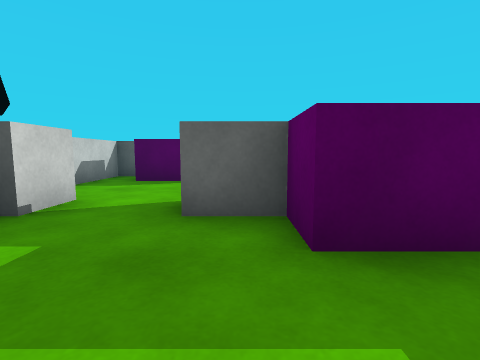
[1] (above)

21 first-person views from a walk through a Unity game level. The camera is 0.68 m above the floor, tilts 6° down and sees 85° across. The floor is counted in squares, 1 m on a side. Each view is taken from the middle of a square. On the plan, view 1 faces up. The plan holds only what a view shows up to about 9 squares ahead; the rest is blank. The player character is not drawn. Surface patterns are stand-ins for the level's own textures.

[2]
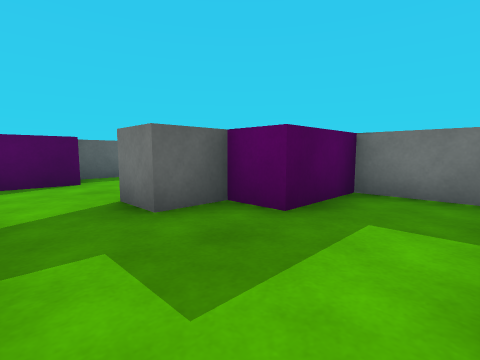

[3]
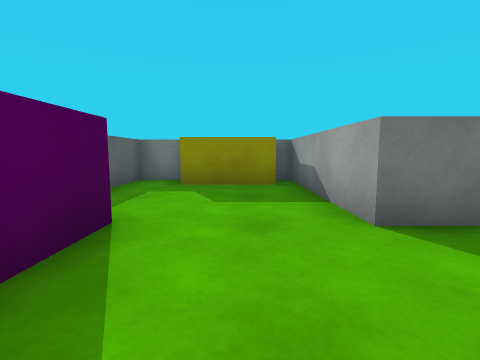

[4]
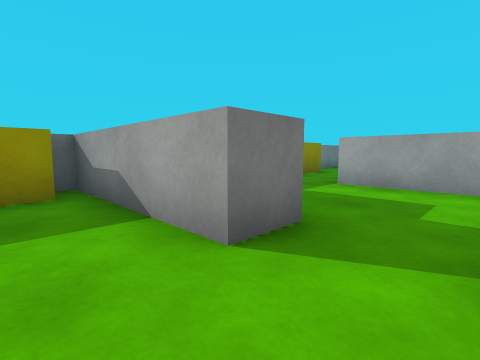

[5]
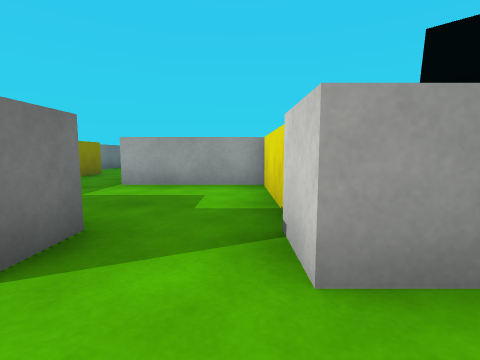

[6]
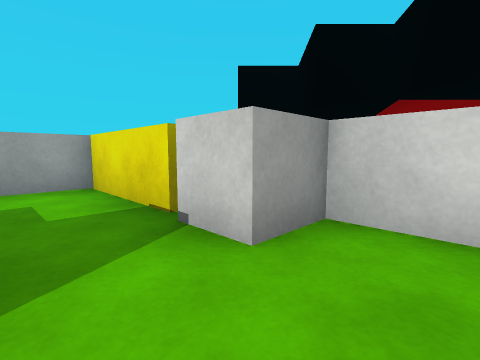

[7]
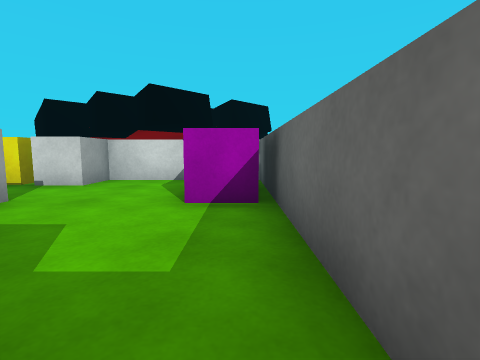

[8]
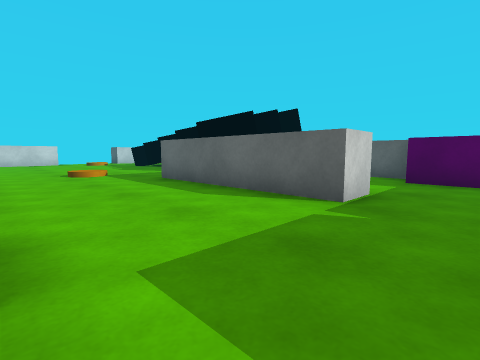

[9]
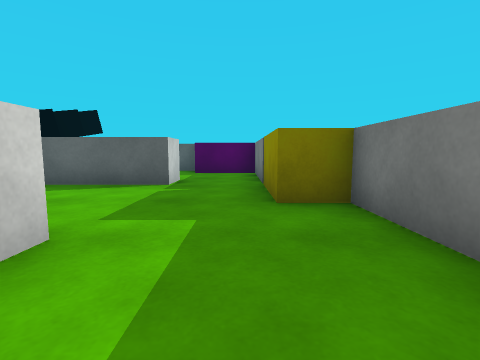

[10]
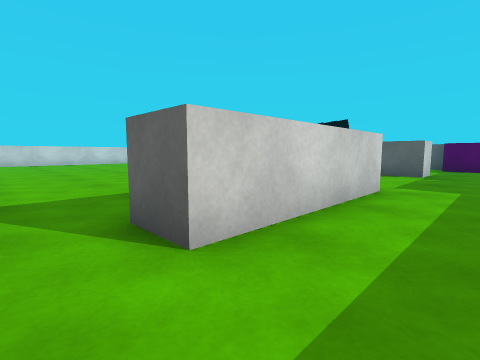

[11]
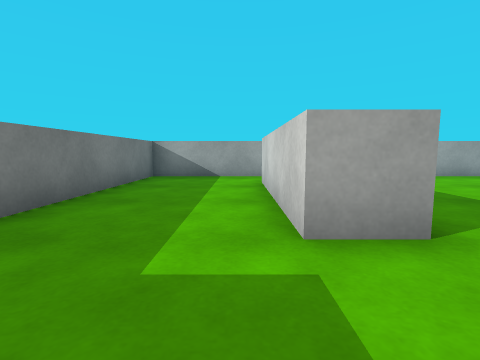

[12]
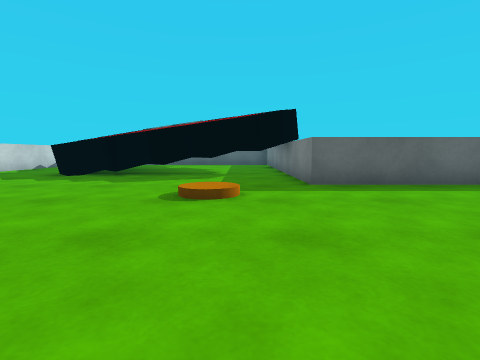

[13]
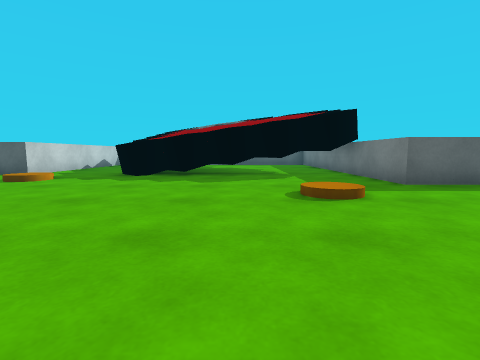

[14]
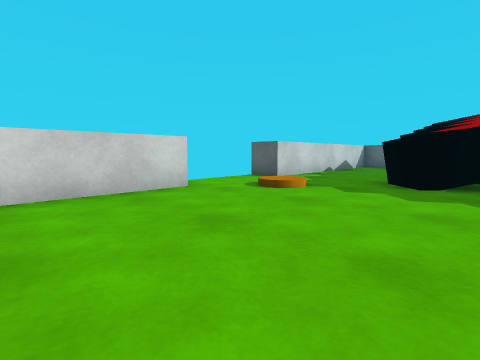

[15]
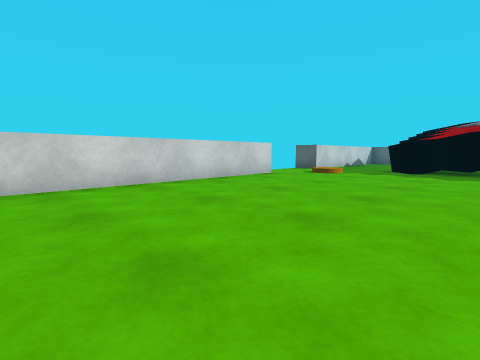

[16]
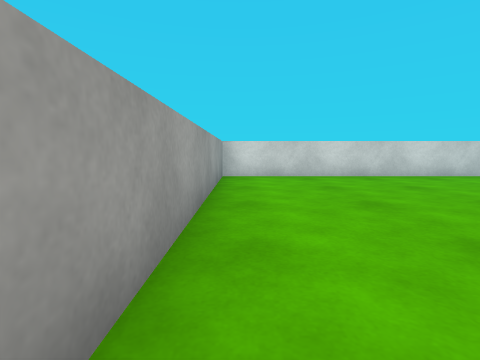

[17]
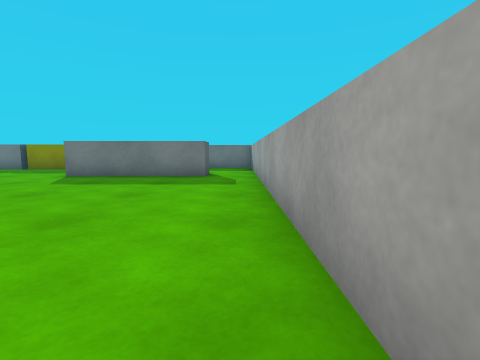

[18]
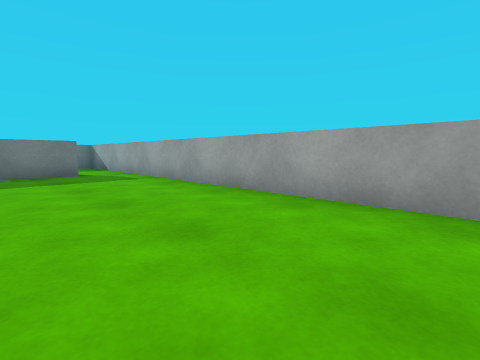

[19]
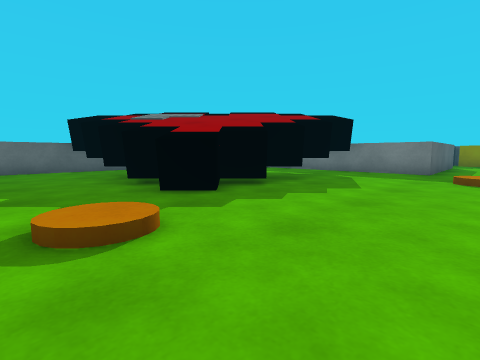

[20]
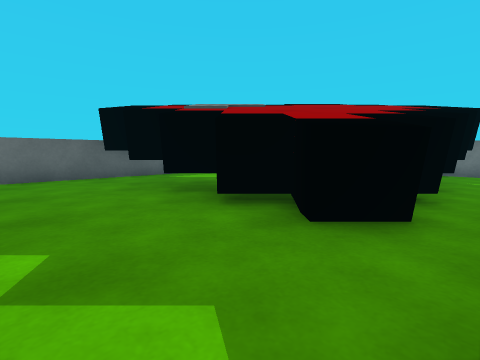

[21]
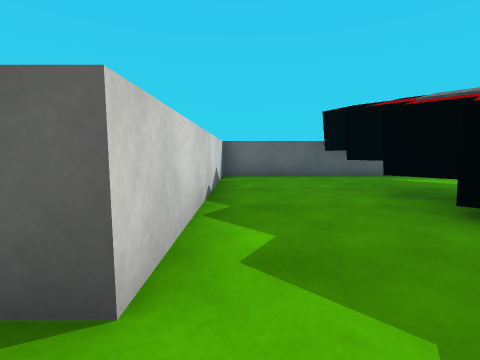

### Floor plan
Points are (right, up) in squares from view 1. A wall is a line through its corners. A room is listed if a view was taken in it or the views show most of it. See-through windows are left out.
Room 1 (views 1, 2, 3, 4, 5, 6, 7)
walls: (0.6, 2.7) (-0.6, 2.7) (-0.6, 3.7) (3.5, 3.7) (3.5, 4.1); (-2.5, 2.5) (-2.5, -0.5) (0.5, -0.5); (3.5, 6.4) (3.5, 7.5) (-3.5, 7.5) (-3.5, 3.8); (2.5, -1.1) (2.5, 1.8)
ways out: opening at (1.5, -1) to room 2
objects: white block (-3, 3); block (-2, 6) to (-1, 7); block (1, 2) to (2, 2); yellow block (3, 4) to (3, 6)
Room 2 (views 8, 9, 10, 11, 12, 13, 14, 15, 16, 17, 18, 19, 20, 21)
walls: (-0.6, -5) (0.5, -5) (0.5, -9) (-0.6, -9) (-0.6, -5); (-14.5, -1.9) (-14.5, -10.5) (3.5, -10.5) (3.5, -3.5); (0.5, -0.5) (0.5, -1.5) (-4.5, -1.5) (-4.5, 2.1); (-9.9, 7.5) (-14.5, 7.5) (-14.5, 1) (-15.5, 1)
ways out: opening at (1.5, -1) to room 1
objects: orange disc (-13, -1); black cube (-12, 1) to (-11, 1); other object (-12, 3) to (-11, 3); other object (-12, 4) to (-11, 4); black cube (-12, 5) to (-11, 5); black block (-12, 7) to (-11, 7); red cube (-11, 2) to (-10, 2); black cube (-10, 1); black cube (-9, 1) to (-8, 1); orange disc (-7, -3); black cube (-7, 1); black block (-6, 1) to (-5, 1); yellow block (3, -3) to (3, -2)

Where each view was taken, in squares from view 1:
view 1: 0 up, 0 right, facing up
view 2: 0 up, 2 left, facing up-right
view 3: 5 up, 3 left, facing right
view 4: 5 up, 2 left, facing down-right
view 5: 5 up, 2 left, facing down
view 6: 5 up, 1 left, facing down-left
view 7: 7 up, 3 right, facing left
view 8: 5 down, 2 right, facing up-left
view 9: 7 down, 2 right, facing up
view 10: 10 down, 2 right, facing up-left
view 11: 3 down, 1 right, facing down
view 12: 7 down, 6 left, facing up
view 13: 7 down, 8 left, facing up
view 14: 5 down, 10 left, facing up-left
view 15: 9 down, 9 left, facing up-left
view 16: 10 down, 7 left, facing left
view 17: 10 down, 8 left, facing right
view 18: 7 down, 9 left, facing down-right
view 19: 3 down, 14 left, facing up-right
view 20: 0 up, 14 left, facing up-right
view 21: 0 up, 14 left, facing up
